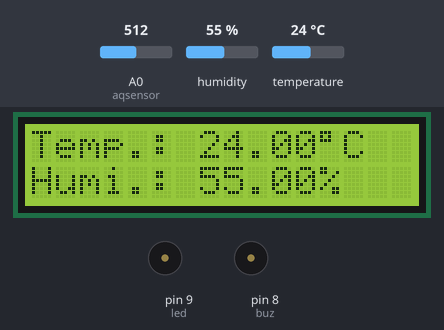
Recording of a sketch running on a simulated Arduino Uno, built with avr-gcc and run on an emulated ATmega328P. Shown: 16×2 character LCD, buzzer (waves = sounding, pin HIGH). Inputs (shaded band) come from the test bench; at power-on: A0 (aqsensor) = 512, humidity 55 %, temperature 24 °C. What the sketch prints to the serial monitor is not drawn.

Above: at 1.2 s.
1.3 s: A0 (aqsensor) set to 359
At 2.7 s:
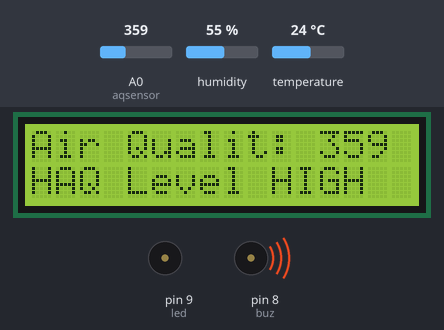
6.3 s: A0 (aqsensor) set to 341
At 11.4 s:
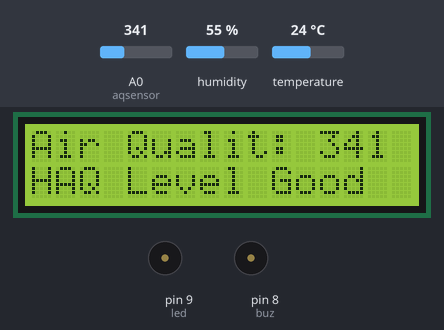
16.2 s: A0 (aqsensor) set to 0
At 18.9 s:
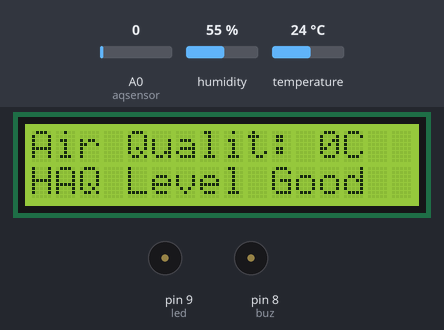
25.7 s: humidity set to 22 %
At 29.2 s:
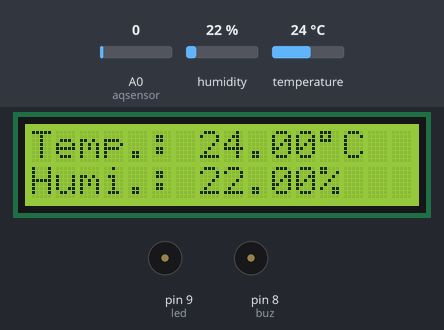
31.8 s: temperature set to 12 °C
At 33.6 s:
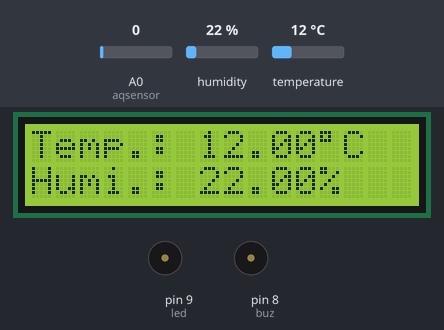
36.8 s: humidity set to 40 %
At 41.1 s:
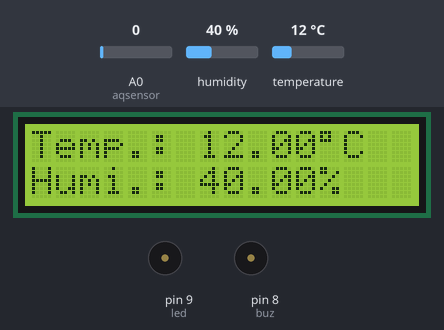
Timing chart, 0 to 42.6 s (numbered marks = the images above; inputs shaded):
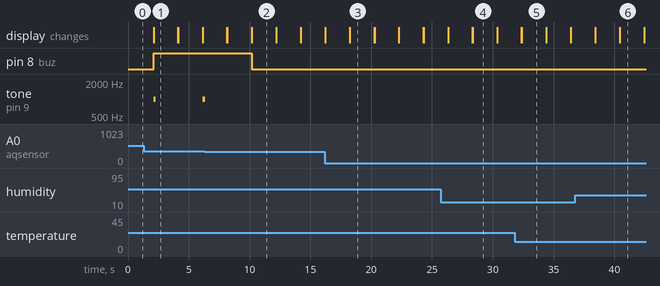

The sketch:

sketch_dec11b.ino
```cpp
#include <dht.h>
#include <LiquidCrystal.h>      //Header file for LCD
#define outPin 10
const int rs=12, en=11, d4=5, d5=4, d6=3, d7=2; //pins of LCD connected to Arduino

LiquidCrystal lcd(rs,en,d4,d5,d6,d7); //lcd function from LiquidCrystal
dht DHT;
int buz = 8;  //buzzer connected to pin 8
int led = 9;  //led connected to pin 9

const int aqsensor = A0;  //output of mq135 connected to A0 pin of Arduino
int threshold = 350;      //Threshold level for Air Quality

void setup() {

  pinMode (buz,OUTPUT);     // buzzer is connected as Output from Arduino
  pinMode (led,OUTPUT);     // led is connected as output from Arduino
  pinMode (aqsensor,INPUT); // MQ135 is connected as INPUT to arduino

  Serial.begin (9600);      //begin serial communication with baud rate of 9600

  lcd.clear();              // clear lcd
  lcd.begin (16,2);         // consider 16,2 lcd
}

void loop() {
  int readData = DHT.read11(outPin);

  float t = DHT.temperature;
  float h = DHT.humidity;

  lcd.clear();
  lcd.setCursor(0,0);
  lcd.print("Temp.: ");
  lcd.print(t);
  lcd.print((char)223);//shows degrees character
  lcd.print("C");
  //delay(1000);
  //lcd.clear();

  lcd.setCursor(0,1);
  lcd.print("Humi.: ");
  lcd.print(h);
  lcd.print("%");
   //delay(1000);
  //lcd.clear();
  delay(2000);

  int ppm = analogRead(aqsensor); //read MQ135 analog outputs at A0 and store it in ppm

  Serial.print("Air Quality: ");  //print message in serail monitor
  Serial.println(ppm);            //print value of ppm in serial monitor

  lcd.setCursor(0,0);             // set cursor of lcd to 1st row and 1st column
  lcd.print("Air Qualit: ");      // print message on lcd
  lcd.print(ppm);                 // print value of MQ135

  if (ppm > threshold)            // check is ppm is greater than threshold or not
    {
      lcd.setCursor(1,1);         //jump here if ppm is greater than threshold
      lcd.print("AQ Level HIGH");
      Serial.println("AQ Level HIGH");
      tone(led,1000,200);         //blink led with turn on time 1000mS, turn off time 200mS
      digitalWrite(buz,HIGH);     //Turn ON Buzzer
    }
  else
    {
      digitalWrite(led,LOW);   //jump here if ppm is not greater than threshold and turn off LED
      digitalWrite(buz,LOW);   //Turn off Buzzer
      lcd.setCursor(1,1);
      lcd.print ("AQ Level Good");
      Serial.println("AQ Level Good");
    }
  delay (2000);
    lcd.clear();

}
```

Measured:
- the behaviour switches between 351 and 350 on A0 (aqsensor) (found by bisection; images 1 and 2)
- after the input at 6.3 s, pin 8 (buz): HIGH → LOW after 3.9 s; tone on pin 9 (led): goes on until 6.3 s, then stays silent; the display: first differs from a run without the input after 3.9 s (image 2)
- after the input at 16.2 s, the display: first differs from a run without the input after 2.0 s (image 3)
- what the display in image 1 shows lasts 2.0 s, from 2.1 s to 4.1 s
